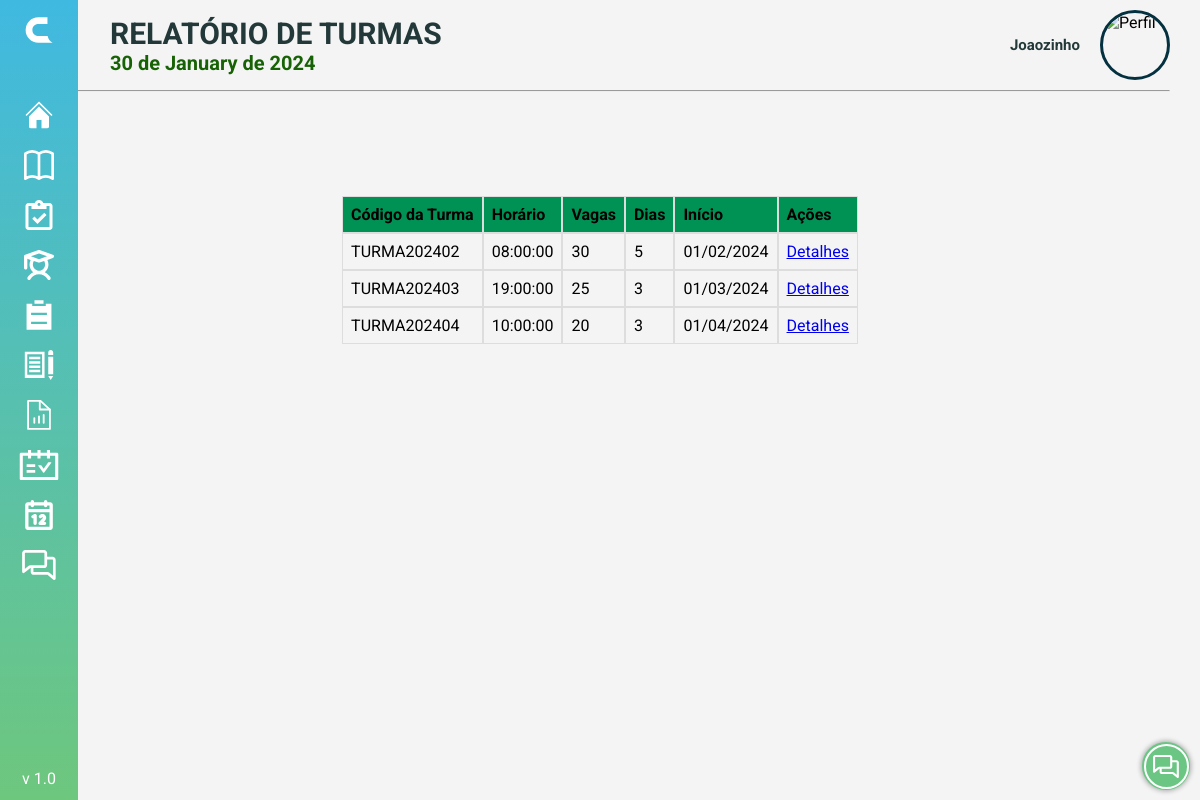
The page /PAGES/s_turma_consulta.php (signed in) on the database its author committed.
### tables this page shows
CREATE TABLE Turma (
  Turma_Cod CHAR(12) NOT NULL,
  Turma_Horario TIME NOT NULL,
  Turma_Vagas INT NOT NULL,
  Turma_Dias INT(3) NOT NULL,
  Turma_Obs VARCHAR(1000) NULL,
  Turma_Inicio DATE NOT NULL,
  Turma_Status CHAR(1) DEFAULT 1,
  Turma_Registro DATETIME NOT NULL DEFAULT CURRENT_TIMESTAMP,
  PRIMARY KEY (Turma_Cod),
  Usuario_Usuario_cd int not null,  
  curso_cd int not null,  
  foreign key (Usuario_Usuario_cd) references Usuario(Usuario_id),
  foreign key (curso_cd) references Curso(curso_id)
);

### PHP/data.php (called while the page is built, shortened)
<?php
    $data = date('Y-m-d');
    $numeroDia = date('d', strtotime($data));
    $nomeMes = strftime('%B', strtotime($data));
    $ano = date('Y', strtotime($data));
    $date = $numeroDia . ' de ' . $nomeMes . ' de ' . $ano;
?>

### PAGES/s_turma_consulta.php (the view, shortened to what this page needs)
<!DOCTYPE html>
<html lang="pt-BR">
<head>
    <link rel="stylesheet" href="../PHP/sidebar/menu.css">
    <link rel="stylesheet" href="../STYLE/botao.css" />
    <link rel="stylesheet" href="../STYLE/data.css">
    <link rel="stylesheet" href="https://cdnjs.cloudflare.com/ajax/libs/font-awesome/6.3.0/css/all.min.css"
 />
    <link href='https://unpkg.com/boxicons@2.0.7/css/boxicons.min.css' rel='stylesheet'>
    <link rel="stylesheet" href="../STYLE/style_home.css">
</head>
<body>
<?php include('../PHP/data.php');?>
<?php include('../PHP/sidebar/menu.php');?>
<?php include('../PHP/redes.php');?>
<?php include('../PHP/dropdown.php');?>
<?php
    include '../conexao.php';
?>
    <header>
        <div class="title">
            <div class="nomedata closed">
                <h1>RELATÓRIO DE TURMAS</h1>
                <div class="php">
                    <?php echo $date;?>
                </div>
            </div>
            <div class="user">
                <?php echo $dropdown;?>
            </div>
        </div>
        <hr>
    </header>
    <div>
        <?php echo $sidebarHTML;?>
    </div>
    <main>
    <div class="tabela-turmas">
        <table class="turmas-table">
            <thead>
                <tr>
                    <th>Código da Turma</th>
                    <th>Horário</th>
                    <th>Vagas</th>
                    <th>Dias</th>
                    <th>Início</th>
                    <th>Ações</th>
                </tr>
            </thead>
            <tbody>
                <?php
                    $query = "SELECT * FROM Turma";
                    $result = mysqli_query($conn, $query);
                    if (mysqli_num_rows($result) > 0) {
                        while ($row = mysqli_fetch_assoc($result)) {
                            echo "<tr>";
                            echo "<td>" . $row['Turma_Cod'] . "</td>";
                            echo "<td>" . $row['Turma_Horario'] . "</td>";
                            echo "<td>" . $row['Turma_Vagas'] . "</td>";
                            echo "<td>" . $row['Turma_Dias'] . "</td>";
                            echo "<td>" . date('d/m/Y', strtotime($row['Turma_Inicio'])) . "</td>";
                            echo "<td><a href='s_turma_detalhes.php?id=" . $row['Turma_Cod'] . "' class='button-link'>Detalhes</a></td>";
                            echo "</tr>";
                        }
                    } else {
                        echo "<tr><td colspan='6'>Nenhuma turma encontrada</td></tr>";
                    }
                ?>
            </tbody>
        </table>
    </div>
</main>
    <div class="buttons">
        <?php echo $redes;?>
    </div>
</body>
</html>

### PHP/sidebar/menu.php (shortened to what this page needs)
  <?php
  if (isset($_SESSION['Usuario_Nome']) && isset($_SESSION['Tipo_Tipo_cd'])) {
    $permissao = $_SESSION['Tipo_Tipo_cd'];
  if ($permissao == 1) {
    $sidebarHTML ='
  <div class="sidebar close">
    <div class="logo-details">
      <img src="../PHP/sidebar/image/C-BRANCO.svg" alt="Logo-C" class="logo-mini">
      <img src="../PHP/sidebar/image/CLAU-BRANCO.svg" alt="Logo-Clau" class="logo-image">
    </div>
    <ul class="nav-links">
      <li class="home">
        <a href="../PAGES/m_home.php">
          <svg width="40" height="40" viewBox="0 0 40 40" fill="none" xmlns="http://www.w3.org/2000/svg">
            <path d="M36.6669 21.1111C36.5206 21.1119 36.3757 21.0839 36.2403 21.0286C36.1049 20.9733 35.9818 20.8918 35.878 20.7889L20.0002 4.89997L4.12242 20.7889C3.90986 20.9709 3.63644 21.066 3.3568 21.0552C3.07716 21.0444 2.81189 20.9285 2.61401 20.7306C2.41613 20.5327 2.3002 20.2674 2.2894 19.9878C2.2786 19.7082 2.37372 19.4347 2.55575 19.2222L19.2224 2.55552C19.4306 2.34858 19.7122 2.23242 20.0057 2.23242C20.2993 2.23242 20.5809 2.34858 20.7891 2.55552L37.4557 19.2222C37.6086 19.3782 37.7122 19.5758 37.7534 19.7903C37.7946 20.0047 37.7717 20.2266 37.6875 20.4282C37.6034 20.6297 37.4617 20.802 37.2801 20.9235C37.0986 21.0449 36.8853 21.1102 36.6669 21.1111Z" fill="white"/>
            <path d="M19.9998 8.65564L6.6665 22.0334V35.5556C6.6665 36.145 6.90063 36.7102 7.31738 37.127C7.73413 37.5437 8.29936 37.7779 8.88873 37.7779H16.6665V26.6667H23.3332V37.7779H31.1109C31.7003 37.7779 32.2655 37.5437 32.6823 37.127C33.099 36.7102 33.3332 36.145 33.3332 35.5556V21.9556L19.9998 8.65564Z" fill="white"/>
          </svg>
          <span class="link_name">HOME</span>
        </a>
      </li>
      <li class="funcionariocad">
        <a href="../PAGES/m_funcionario_cad.php">
          <svg width="105" height="80" viewBox="0 0 105 80" fill="none" xmlns="http://www.w3.org/2000/svg">
            <path fill-rule="evenodd" clip-rule="evenodd" d="M47.2222 17.7778C47.2222 13.0628 49.0952 8.54097 52.4292 5.20699C55.7632 1.87301 60.285 0 65 0C69.715 0 74.2368 1.87301 77.5708 5.20699C80.9048 8.54097 82.7778 13.0628 82.7778 17.7778C82.7778 22.4927 80.9048 27.0146 77.5708 30.3486C74.2368 33.6825 69.715 35.5556 65 35.5556C60.285 35.5556 55.7632 33.6825 52.4292 30.3486C49.0952 27.0146 47.2222 22.4927 47.2222 17.7778ZM47.2222 44.4444C41.3285 44.4444 35.6762 46.7857 31.5087 50.9532C27.3413 55.1207 25 60.773 25 66.6667C25 70.2029 26.4048 73.5943 28.9052 76.0948C31.4057 78.5952 34.7971 80 38.3333 80H91.6667C95.2029 80 98.5943 78.5952 101.095 76.0948C103.595 73.5943 105 70.2029 105 66.6667C105 60.773 102.659 55.1207 98.4913 50.9532C94.3238 46.7857 88.6715 44.4444 82.7778 44.4444H47.2222Z" fill="white"/>
            <path d="M24.96 41.02H16.14V49.96H8.82V41.02H0V33.82H8.82V25H16.14V33.82H24.96V41.02Z" fill="white"/>
          </svg>
          <span class="link_name">CADASTRO</span>
        </a>
      </li>
      <li class="funcionario">
        <a href="../PAGES/m_funcionario.php">
          <svg width="80" height="80" viewBox="0 0 80 80" fill="none" xmlns="http://www.w3.org/2000/svg">
            <path fill-rule="evenodd" clip-rule="evenodd" d="M22.2222 17.7778C22.2222 13.0628 24.0952 8.54097 27.4292 5.20699C30.7632 1.87301 35.285 0 40 0C44.715 0 49.2368 1.87301 52.5708 5.20699C55.9048 8.54097 57.7778 13.0628 57.7778 17.7778C57.7778 22.4927 55.9048 27.0146 52.5708 30.3486C49.2368 33.6825 44.715 35.5556 40 35.5556C35.285 35.5556 30.7632 33.6825 27.4292 30.3486C24.0952 27.0146 22.2222 22.4927 22.2222 17.7778ZM22.2222 44.4444C16.3285 44.4444 10.6762 46.7857 6.50874 50.9532C2.34126 55.1207 0 60.773 0 66.6667C0 70.2029 1.40476 73.5943 3.90524 76.0948C6.40573 78.5952 9.79711 80 13.3333 80H66.6667C70.2029 80 73.5943 78.5952 76.0948 76.0948C78.5952 73.5943 80 70.2029 80 66.6667C80 60.773 77.6587 55.1207 73.4913 50.9532C69.3238 46.7857 63.6715 44.4444 57.7778 44.4444H22.2222Z" fill="white"/>
          </svg>
          <span class="link_name">FUNCIONÁRIOS</span>
        </a>
      </li>
      <li class="fale">
        <a href="../PAGES/fale.php">
          <svg width="38" height="33" viewBox="0 0 38 33" fill="none" xmlns="http://www.w3.org/2000/svg">
            <path d="M26.4376 9.03315H33.9717C34.4713 9.03315 34.9504 9.22982 35.3036 9.5799C35.6568 9.92998 35.8553 10.4048 35.8553 10.8999V31.4338L29.5775 26.2648C29.2387 25.9861 28.8123 25.8336 28.372 25.8336H13.2529C12.7533 25.8336 12.2742 25.6369 11.921 25.2869C11.5678 24.9368 11.3693 24.462 11.3693 23.9669V18.3667M26.4376 9.03315V3.433C26.4376 2.93792 26.2392 2.46311 25.8859 2.11303C25.5327 1.76296 25.0536 1.56628 24.5541 1.56628H3.83519C3.33565 1.56628 2.85657 1.76296 2.50333 2.11303C2.1501 2.46311 1.95166 2.93792 1.95166 3.433V23.9669L8.22948 18.7961C8.56852 18.5198 8.99419 18.3667 9.43494 18.3667H11.3693M26.4376 9.03315V16.5C26.4376 16.9951 26.2392 17.4699 25.8859 17.82C25.5327 18.1701 25.0536 18.3667 24.5541 18.3667H11.3693" stroke="white" stroke-width="3" stroke-linecap="round" stroke-linejoin="round"/>
          </svg>
          <span class="link_name">FALE CONOSCO</span>
        </a>
      </li>
      <div class="version">
        <span>v 1.0</span>
      </div>
    </ul>
</div>
';}
elseif ($permissao == 2) {
  $sidebarHTML ='
';}
elseif($permissao == 4){
  $sidebarHTML ='
  <div class="sidebar close">
    <div class="logo-details">
      <img src="../PHP/sidebar/image/C-BRANCO.svg" alt="Logo-C" class="logo-mini">
    </div>
    <ul class="nav-links">
      <li class="home">
        <a href="../PAGES/p_home.php">
        </a>
      </li>
      <li class="chamada">
        <a href="../PAGES/p_chamada.php">
        </a>
      </li>
      <li class="notas">
        <a href="../PAGES/p_notas.php">
        </a>
      </li>
      <li class="aluno">
        <a href="../PAGES/p_aluno.php">
        </a>
      </li>
      <li class="turma">
        <a href="../PAGES/p_turma.php">
          <svg width="58" height="68" viewBox="0 0 58 68" fill="none" xmlns="http://www.w3.org/2000/svg">
            <path d="M44.375 8.375H57.1875V67.3125H0.8125V8.375H13.625V13.5H44.375V8.375ZM11.0625 34H46.9375V28.875H11.0625V34ZM11.0625 54.5H46.9375V49.375H11.0625V54.5ZM18.75 8.375V0.6875H39.25V8.375H18.75Z" fill="white"/>
          </svg>
        </a>
      </li>
      <li class="planejamento">
        <a href="../PAGES/p_planejamento.php">
        </a>
      </li>
      <li class="prova">
        <a href="../PAGES/p_prova.php">
        </a>
      </li>
      <li class="grade">
        <a href="../PAGES/p_grade.php">
        </a>
      </li>
      <li class="calendario">
        <a href="../PAGES/p_calendario.php">
        </a>
      </li>
      <li class="fale">
        <a href="../PAGES/fale.php">
        </a>
      </li>
      <div class="version">
        <span>v 1.0</span>
      </div>
    </ul>
</div>
';
}}else {
  header("Location: ../index.html");
}
?>

### PHP/redes.php
<?php
$redes = '
<button class="buttons__toggle"><div class="borda"><img src="../ICON/fale.svg" alt="Fale_Conosco"></div></button>
<div class="allbtns">
    <a class="button" href="https://www.web-leb.com/code" target="_blank"><img src="../ICON/Facebook.svg" alt="Facebook"></a>
    <a class="button" href="https://www.web-leb.com/code" target="_blank"><img src="../ICON/Linkedin.svg" alt="Linkedin"></a>
    <a class="button" href="https://www.web-leb.com/code" target="_blank"><img src="../ICON/Instagram.svg" alt="Instagram"></a>
</div>
';
?>

### PHP/dropdown.php (shortened to what this page needs)
<?php
if (isset($_SESSION['Usuario_Nome']) && !empty($_SESSION['Usuario_Nome'])) {
    $Nome = htmlspecialchars($_SESSION['Usuario_Nome']);
    $Foto = htmlspecialchars($_SESSION['Usuario_Foto']);
    $dropdown ='
    <p>' . $Nome . '</p>
    <div class="dropdown">
        <img src="' . $Foto . '" alt="Perfil" onclick="myFunction()" class="dropbtn">
        <div style="height:70px;width:70px; position:absolute" onclick="myFunction()" class="dropbtn hover"></div>
        <div id="myDropdown" class="dropdown-content">
            <a href="perfil.php">Perfil</a>
            <a href="notificacoes.php">Notificação</a>
            <a href="../index.html">Sair</a>
        </div>
    </div>
    ';
} else {
    echo "Usuário não está definido ou está vazio.";
}
?>

### PHP/sidebar/menu.css (style rules this page uses)
* { margin: 0; padding: 0; box-sizing: border-box; }
.sidebar { position: fixed; top: 0; left: 0; height: 100%; width: 260px; background: linear-gradient(0deg, rgba(110, 199, 125, 1) 0%, rgba(64, 185, 225, 1) 100%); z-index: 100; transition: all 0.5s ease; overflow: hidden; }
.sidebar.close { width: 78px; }
.sidebar .logo-details { height: 60px; width: 100%; display: flex; align-items: center; }
.sidebar .logo-details .logo-mini { height: 30px; min-width: 78px; text-align: center; line-height: 50px; }
.sidebar .nav-links { height: 100%; padding: 30px 0 150px 0; overflow: auto; }
.sidebar.close .nav-links { overflow: visible; }
.sidebar .nav-links li { position: relative; list-style: none; transition: all 0.4s ease; height: 50px; min-width: 78px; display: flex; }
.sidebar .nav-links li svg { height: 30px; width: 78px; }
.sidebar .nav-links li a { display: flex; align-items: center; text-decoration: none; }
.sidebar .version { position: fixed; bottom: 0; width: 260px; display: flex; align-items: center; justify-content: center; background: transparent; padding: 12px 0; transition: all 0.5s ease; color: white; }
.sidebar.close .version { width: 78px; }

### STYLE/botao.css (style rules this page uses)
.buttons { position: fixed; z-index: 1; bottom: 0; right: 0; }
.buttons__toggle { position: absolute; bottom: 10px; right: 10px; appearance: none; align-items: center; background-color: #6BC684; border-radius: 50%; border-style: none; color: #fff; cursor: pointer; display: flex; font-size: 0; height: 3rem; justify-content: center; text-decoration: none; width: 3rem; position: relative; z-index: 1; box-shadow: 0px 0px 5px 1px #00000050; }
.buttons__toggle img { font-size: 1.6rem; scale: 0.7; }
.borda { border-radius: 100%; border: 2px solid #fff; width: 45px; height: 45px; display: flex; align-items: center; justify-content: center; }
.allbtns { right: 75%; position: absolute; top: 25%; transform: translate(-50%, -50%) rotate(180deg); transform-origin: center; transition: transform 0.75s ease; z-index: 0; }
.button { appearance: none; align-items: center; border-radius: 50%; color: #fff; cursor: pointer; display: flex; font-size: 0; height: 2rem; justify-content: center; text-decoration: none; width: 2rem; right: 0; position: fixed; bottom: 0; transform: translate(40%, 50%) rotate(180deg); transform-origin: center; transition: transform 0.2s ease; }
.button:nth-child(1) { transition-delay: calc(1 * 0.075s); z-index: calc(6 - 1); }
.button:nth-child(2) { transition-delay: calc(2 * 0.075s); z-index: calc(6 - 2); }
.button:nth-child(3) { transition-delay: calc(3 * 0.075s); z-index: calc(6 - 3); }

### STYLE/data.css (style rules this page uses)
.php { color: #176204; font-size: 20px; font-weight: bold; }

### STYLE/style_home.css (style rules this page uses)
* { margin: 0; padding: 0; box-sizing: border-box; font-family: 'Roboto', sans-serif; }
:root { --cor-primaria: #043140; --cor-secundaria: #176204; --cor-fundo: #F4F4F4; }
body { height: auto; display: flex; flex-direction: column; align-items: center; background-color: var(--cor-fundo); }
header { display: flex; width: 100%; flex-direction: column; justify-content: center; align-items: center; }
.nomedata { display: flex; flex-direction: column; margin-left: 250px; transition: margin-left 0.5s ease; }
.nomedata.closed { margin-left: 80px; }
.title { margin: 0; display: flex; justify-content: space-between; width: 100%; align-items: center; padding: 10px 30px; }
.title h1 { font-size: 30px; font-weight: bold; color: #233939; }
.title img { border-radius: 50%; width: 70px; border: solid 3px var(--cor-primaria); height: 70px; }
.user { display: flex; align-items: center; }
.user p { margin-right: 20px; font-size: 15px; color: #233939; font-weight: bold; }
hr { background-color: #313131; width: 95%; height: 1px; }
main { width: 90%; height: 80%; align-items: center; display: flex; flex-wrap: wrap; max-width: 1000px; justify-content: center; margin: 7% 0; }
.dropdown img { background: transparent; position: absolute; }
.hover { transition: 0.2s ease-in-out; background:transparent; }
.dropbtn { border: none; cursor: pointer; position: absolute; }
.dropdown { position: relative; display: inline-block; width: 70px; height: 70px; }

### PAGES/s_turma_consulta.php (style rules this page uses)
.tabela-turmas { margin: 20px; }
.turmas-table { width: 100%; border-collapse: separate; border-spacing: 0; }
.turmas-table th, .turmas-table td { padding: 8px; text-align: left; border: 1px solid #ddd; }
.turmas-table th { background-color:#009155; }

### rows shown on the page
turma: Turma_Cod "TURMA202402", Turma_Horario "08:00:00", Turma_Vagas "30", Turma_Dias "5", Turma_Inicio "01/02/2024"
turma: Turma_Cod "TURMA202403", Turma_Horario "19:00:00", Turma_Vagas "25", Turma_Dias "3", Turma_Inicio "01/03/2024"
turma: Turma_Cod "TURMA202404", Turma_Horario "10:00:00", Turma_Vagas "20", Turma_Dias "3", Turma_Inicio "01/04/2024"

### other values the page prints
$date "30 de January de 2024"
$Nome "Joaozinho"
